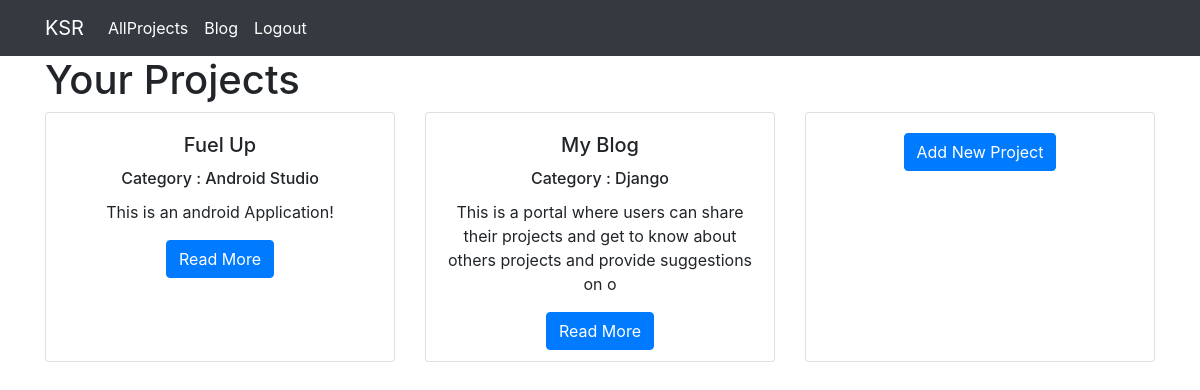
Page /projects/yourprojects/ (signed in) on the committed database.
### projects/models.py (models this page shows, shortened)
class Project(models.Model):
    user = models.ForeignKey(User, on_delete=models.CASCADE)
    title = models.CharField(max_length=100)
    description = models.TextField()
    technology = models.TextField()
    projectcategory = models.ForeignKey("ProjectCategory",on_delete=models.CASCADE)

class ProjectCategory(models.Model):
    name = models.CharField(max_length=20)
    def __str__(self):
        return self.name

### projects/views.py (the view)
# urls.py: path("yourprojects/",views.profile_project_index,name="profile_project_index"),
def profile_project_index(request):
    projects = Project.objects.filter(user = request.user)
    context = {"projects": projects}
    return render(request, "profile_project_index.html", context)

### projects/templates/profile_project_index.html
{% extends "base.html" %}
{% load static %}
{% block page_content %}
<h1>Your Projects</h1>
<div class="row">
{% for project in projects %}
    <div class="col-md-4" >
        <div class="card mb-2" style="height:250px">
            <div class="card-body" align="center">
                <h5 class="card-title">{{ project.title }}</h5>
                <h6 class="card-title">Category : {{ project.projectcategory }}</h6>
                <p class="card-text">{{ project.description | slice:":120" }}</p>
                <a href="{% url 'project_detail' project.pk %}"
                   class="btn btn-primary" align="center">
                    Read More
                </a>
            </div>
        </div>
    </div>
    {% endfor %}
    <div class="col-md-4">
        <div class="card mb-2" style="height:250px">
            <div class="card-body" align="center">
                <a href="{% url 'add_project' %}"
           class="btn btn-primary" align="center">
            Add New Project
        </a>
            </div>
        </div>
    </div>
</div>
{% endblock %}

### MyBlog/templates/base.html (shortened to what this page needs)
<link rel="stylesheet" href="https://stackpath.bootstrapcdn.com/bootstrap/4.1.3/css/bootstrap.min.css">
<nav class="navbar navbar-expand-lg navbar-dark bg-dark">
    <div class="container">
        <a class="navbar-brand" href="{% url 'profile_project_index' %}">{{request.user.username}}</a>
        <div class="collapse navbar-collapse" id="navbarSupportedContent">
          <ul class="navbar-nav mr-auto">
            <li class="nav-item active">
              <a class="nav-link" href="{% url 'project_index' %}">AllProjects</a>
            </li>
            <li class="nav-item active">
              <a class="nav-link" href="{% url 'blog_index' %}">Blog</a>
            </li>
              <li class="nav-item active">
              <a class="nav-link" href="{% url 'logout' %}">Logout</a>
            </li>
          </ul>
        </div>
    </div>
</nav>
<div class="container">
    {% if user.is_authenticated %}
        {% block page_content %}
        {% endblock %}
    {% else %}
        <h1>Please login before you can proceed any further!</h1>
        <a href="/login/login">You can Login here!</a>
    {% endif%}
</div>

### rows in the picture
Project: title "Fuel Up", projectcategory "Android Studio", description "This is an android Application!"
Project: title "My Blog", projectcategory "Django", description "This is a portal where users can share their projects and get to know about others projects and provide suggestions on o"

### other values in the picture
{{ request.user.username }} "KSR"
